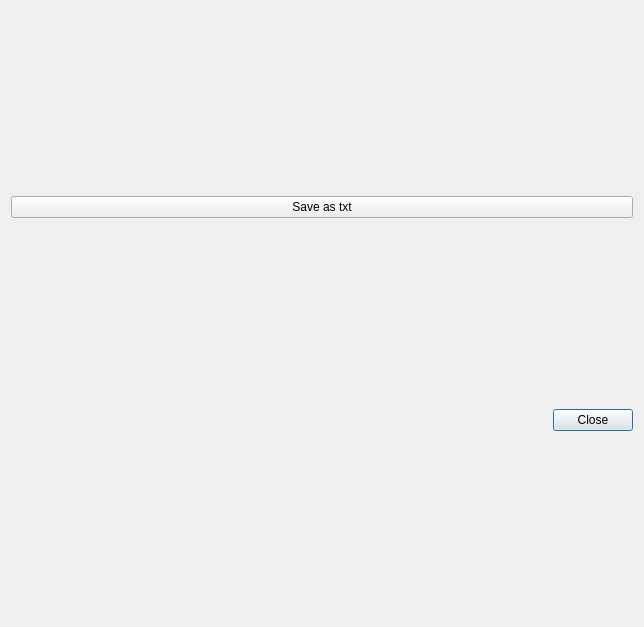
<?xml version="1.0" encoding="UTF-8"?>
<ui version="4.0">
 <class>Dialog</class>
 <widget class="QDialog" name="Dialog">
  <property name="geometry">
   <rect>
    <x>0</x>
    <y>0</y>
    <width>644</width>
    <height>627</height>
   </rect>
  </property>
  <property name="windowTitle">
   <string>FWHM scan results</string>
  </property>
  <layout class="QGridLayout" name="gridLayout">
   <item row="7" column="0" alignment="Qt::AlignRight">
    <widget class="QDialogButtonBox" name="buttonBox">
     <property name="orientation">
      <enum>Qt::Horizontal</enum>
     </property>
     <property name="standardButtons">
      <set>QDialogButtonBox::Close</set>
     </property>
     <property name="centerButtons">
      <bool>true</bool>
     </property>
    </widget>
   </item>
   <item row="1" column="0">
    <layout class="QVBoxLayout" name="fwhm_graph_layout"/>
   </item>
   <item row="2" column="0">
    <layout class="QGridLayout" name="gridLayout_2">
     <item row="0" column="0">
      <widget class="QPushButton" name="save_button">
       <property name="text">
        <string>Save as txt</string>
       </property>
      </widget>
     </item>
    </layout>
   </item>
  </layout>
 </widget>
 <resources/>
 <connections>
  <connection>
   <sender>buttonBox</sender>
   <signal>rejected()</signal>
   <receiver>Dialog</receiver>
   <slot>reject()</slot>
   <hints>
    <hint type="sourcelabel">
     <x>316</x>
     <y>260</y>
    </hint>
    <hint type="destinationlabel">
     <x>286</x>
     <y>274</y>
    </hint>
   </hints>
  </connection>
  <connection>
   <sender>buttonBox</sender>
   <signal>accepted()</signal>
   <receiver>Dialog</receiver>
   <slot>accept()</slot>
   <hints>
    <hint type="sourcelabel">
     <x>248</x>
     <y>254</y>
    </hint>
    <hint type="destinationlabel">
     <x>157</x>
     <y>274</y>
    </hint>
   </hints>
  </connection>
 </connections>
</ui>
